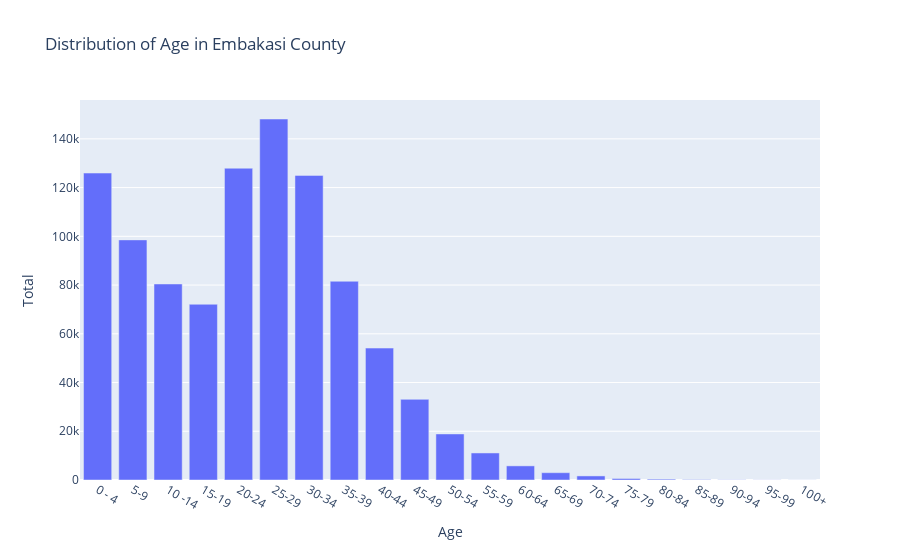

The notebook cell this image was saved under:
### Code cell
subcounty_value = 'EMBAKASI' 

result = group_by_age_and_total(subcounty_value, nairobi_population_dataset)

age_distribution_per_subcounty=age_distributions(result)
age_distribution_per_subcounty['Total']=age_distribution_per_subcounty['Total'].astype(str).astype(int)

fig = px.bar(age_distribution_per_subcounty, x='Age', y='Total',title="Distribution of Age in Embakasi County" )
fig.show()

### Figure 1 — Plotly figure (JSON) as saved in the notebook; plotly's stock layout.template omitted (floating-point values rounded to 4 significant figures)
{"data": [{"alignmentgroup": "True", "hovertemplate": "Age=%{x}<br>Total=%{y}<extra></extra>", "legendgroup": "", "marker": {"color": "#636efa", "pattern": {"shape": ""}}, "name": "", "offsetgroup": "", "orientation": "v", "showlegend": false, "textposition": "auto", "type": "bar", "x": ["0 - 4", "5-9", "10 -14", "15-19", "20-24", "25-29", "30-34", "35-39", "40-44", "45-49", "50-54", "55-59", "60-64", "65-69", "70-74", "75-79", "80-84", "85-89", "90-94", "95-99", "100+"], "xaxis": "x", "y": [125958, 98534, 80440, 72123, 127951, 148144, 125006, 81565, 54141, 33102, 18906, 11095, 5799, 2999, 1673, 620, 354, 160, 80, 44, 26], "yaxis": "y"}], "layout": {"barmode": "relative", "legend": {"tracegroupgap": 0}, "title": {"text": "Distribution of Age in Embakasi County"}, "xaxis": {"anchor": "y", "domain": [0, 1], "title": {"text": "Age"}}, "yaxis": {"anchor": "x", "domain": [0, 1], "title": {"text": "Total"}}}}
